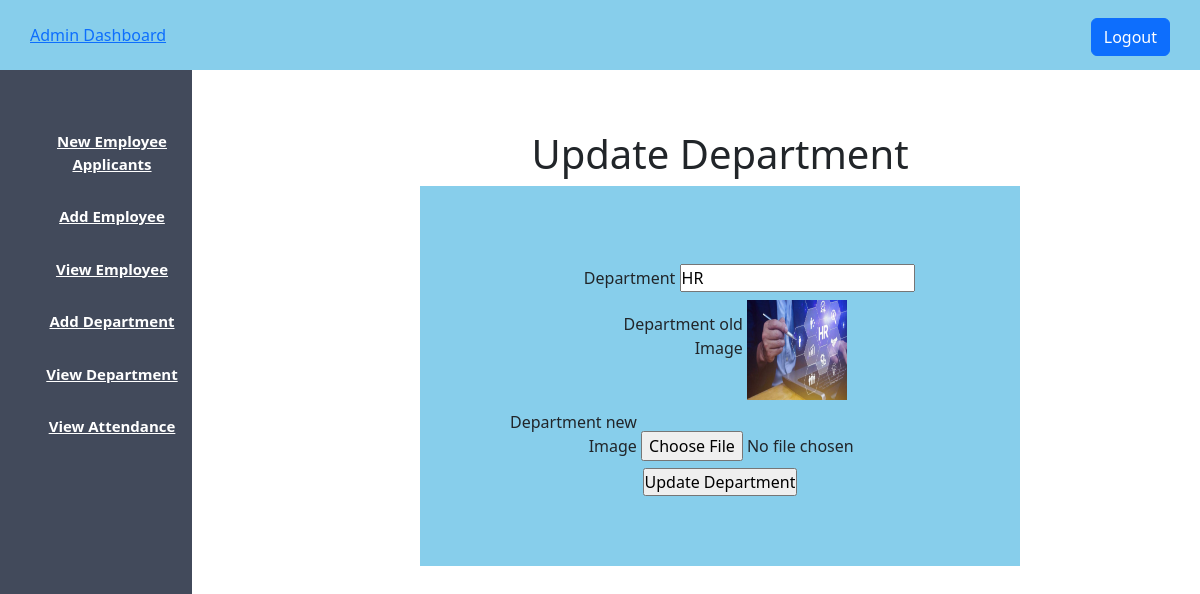
Page /admin_update_department.php?department_id=14 (signed in) on the committed database.
### tables this page shows
CREATE TABLE `department` (
  `id` int(30) NOT NULL,
  `name` varchar(255) DEFAULT NULL,
  `image` varchar(38) DEFAULT NULL
);

### admin_update_department.php (the view, shortened to what this page needs)
<?php
$host = "localhost";
$user = "root";
$password = "";
$db = "employeeproject";
$data = mysqli_connect($host, $user, $password, $db);
$department_id = $_GET['department_id'] ?? null;
if ($department_id) {
    $sql = "SELECT * FROM department WHERE id = '$department_id'";
    $result = mysqli_query($data, $sql);
    $department = mysqli_fetch_assoc($result);
}
?>
<!DOCTYPE html>
<html lang="en">
<head>
    <link rel="stylesheet" href="admin.css">
    <link rel="stylesheet" href="https://cdn.jsdelivr.net/npm/bootstrap@5.3.3/dist/css/bootstrap.min.css">
</head>
<body>
    <?php include 'admin_sidebar.php'; ?>
    <div class="content">
        <center>
            <h1>Update Department</h1>
            <form class="form_deg" method="POST" enctype="multipart/form-data">
                <div>
                    <label>Department</label>
                    <input type="text" name="name" value="<?php echo $department['name']; ?>" required>
                </div>
                <div>
                    <label>Department old Image</label>
                    <img src="<?php echo $department['image']; ?>" alt="Old Image">
                </div>
                <div>
                    <label>Department new Image</label>
                    <input type="file" name="image">
                </div>
                <div>
                    <input type="submit" name="update_department" value="Update Department">
                </div>
            </form>
        </center>
    </div>
</body>
</html>

### admin.css (style rules this page uses)
* { margin: 0px; padding: 0px ; }
.content { margin-left: 20%; margin-top: 5%; }

### admin_update_department.php (style rules this page uses)
label { display: inline-block; width: 150px; text-align: right; padding-top: 10px; padding-bottom: 10px; }
.form_deg { background-color: skyblue; width: 600px; padding-top: 70px; padding-bottom: 70px; }
img { height: 100px; width: 100px; }

### rows in the picture
department: name "HR", image (picture)
